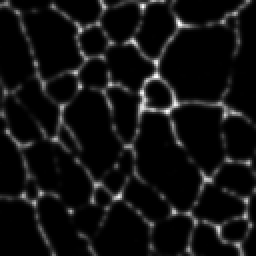
%> input picture img_1_decon_t000_green.tif, 128 x 128 px (shown 2 times larger)
$ octave --eval "result = Vessel2d('img_1_decon_t000_green.tif');"   (GNU Octave 9; MATLAB toolbox functions it lacks are replaced by stand-ins)
%> lines starting %> are read from the running program, lines starting %| are printed output that depends on the picture; in (x1, y1, x2, y2) boxes, pixels count from 0 and x2, y2 are one past the last pixel; in counts of white or black regions, pixels touching at a corner belong together; the program's own positions count from 1
function vessel = Vessel2d(filename)
%> called with filename = 'img_1_decon_t000_green.tif'

[Rootname,Path,~] = ExtractRootName(filename);

output_filename = [Path Rootname '_enhance.png'];

I = imread(filename);
%> I is the input picture: size 128x128 uint16; min 0, max 404, mean 27

% I = rgb2gray(I);

% preprocess the input a little bit
Ip = single(I);
thr = prctile(Ip(Ip(:)>0),1) * 0.9;
%> thr = 0.9
Ip(Ip<=thr) = thr;
Ip = Ip - min(Ip(:));
Ip = Ip ./ max(Ip(:));

% compute enhancement for two different tau values
%V1 = vesselness2D(Ip, 0.5:0.1:2.5, [1;1], 0.6, true);
V2 = vesselness2D(Ip, 0.5:0.5:1.5, [8;8], 0.2, true);
%V2 = vesselness2D(Ip, 0.5:0.5:2.5, [2;2], 0.6, true); - default

% imwrite(V1, output_filename, 'png');

op = imbinarize(V2);
imwrite(op, output_filename, 'png');
%imshow(op);


function [RootName,Path,Ext] = ExtractRootName(Name)
%% Function which extracts the extension (Ext), the folder name (Path) and the rootname from a string name of a file

% Find point and extract extension
IdxP = strfind(Name,'.');
if ~isempty(IdxP)
    IdxP = IdxP(end);
    Root = Name(1:IdxP-1);
    Ext = Name(IdxP:end);
else
    Root = Name;
    Ext = '';
end

% Find backslash and extract folder name
IdxSlash = strfind(Root,'\');
if ~isempty(IdxSlash)
    IdxSlash = IdxSlash(end);
    Path = Root(1:IdxSlash);
    RootName = Root(IdxSlash+1:end);
else
    Path = '';
    RootName = Root;
end


function vesselness = vesselness2D(I, sigmas, spacing, tau, brightondark)
%> called with sigmas = [0.5 1 1.5], spacing = [8; 8], tau = 0.2, brightondark = true
% calculates the vesselness probability map (local tubularity) of a 2D
% input image
%
% vesselness = vesselness2D(I, sigmas, spacing, tau, brightondark)
%
% inputs,
%   I : 2D image
%   sigmas : vector of scales on which the vesselness is computed
%   spacing : input image spacing resolution - during hessian matrix
%       computation, the gaussian filter kernel size in each dimension can
%       be adjusted to account for different image spacing for different
%       dimensions
%   tau : (between 0.5 and 1) : parameter that controls response uniformity
%       - lower tau -> more intense output response
%   brightondark: (true/false) : are vessels (tubular structures) bright on
%       dark background or dark on bright (default for 2D is false)
%
% outputs,
%   vesselness: maximum vesselness response over scales sigmas
%
% example:
%   V = vesselness2D(I, 1:5, [1;1], 1, false);
%
% Function written by T. Jerman, University of Ljubljana (October 2014)
% Based on code by D. Kroon, University of Twente (May 2009)

verbose = 1;

if nargin<5
    brightondark = false; % default mode for 2D is dark vessels compared to the background
end

I = single(I);

for j = 1:length(sigmas)

    if verbose
        disp(['Current filter scale (sigma): ' num2str(sigmas(j)) ]);
    end

    [~, Lambda2] = imageEigenvalues(I,sigmas(j),spacing,brightondark);
    if brightondark == true
        Lambda2 = -Lambda2;
    end

    % proposed filter at current scale
    Lambda3 = Lambda2;

    Lambda_rho = Lambda3;
    Lambda_rho(Lambda3 > 0 & Lambda3 <= tau .* max(Lambda3(:))) = tau .* max(Lambda3(:));
    Lambda_rho(Lambda3 <= 0) = 0;
    response = Lambda2.*Lambda2.*(Lambda_rho-Lambda2).* 27 ./ (Lambda2 + Lambda_rho).^3;

    response(Lambda2 >= Lambda_rho./2 & Lambda_rho > 0) = 1;
    response(Lambda2 <= 0 | Lambda_rho <= 0) = 0;
    response(~isfinite(response)) = 0;

    %max response over multiple scales
    if(j==1)
        vesselness = response;
    else
        vesselness = max(vesselness,response);
    end

    clear response Lambda2 Lambda3
end
%> this loop made 3 passes
%> pass 1, in Hessian2D, `Dy=gradient2(F,'y');`:
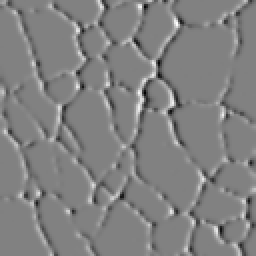
%> Dy: size 128x128 single (shown 2 times larger); min -0.403, max 0.392, mean -3.49e-05; drawn with min black and max white
%> pass 1, in Hessian2D, `Dyy=(gradient2(Dy,'y'));`:
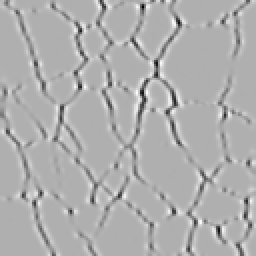
%> Dyy: size 128x128 single (shown 2 times larger); min -0.369, max 0.169, mean -1.32e-05; drawn with min black and max white
%> pass 1, in Hessian2D, `Dx=gradient2(F,'x');`:
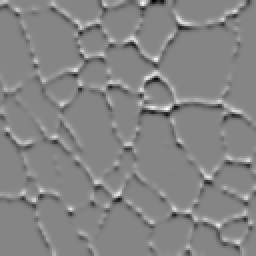
%> Dx: size 128x128 single (shown 2 times larger); min -0.422, max 0.385, mean -0.000473; drawn with min black and max white
%> pass 1, in Hessian2D, `Dxx=(gradient2(Dx,'x'));`:
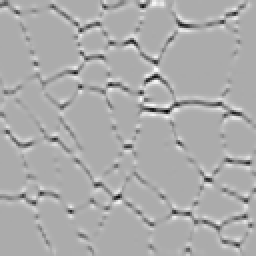
%> Dxx: size 128x128 single (shown 2 times larger); min -0.338, max 0.164, mean 0.000155; drawn with min black and max white
%> after the loop:
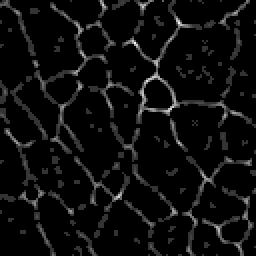
%> Lambda_rho: size 128x128 double (shown 2 times larger); min 0, max 1.05, mean 0.0535; drawn with min black and max white
%> after the loop:
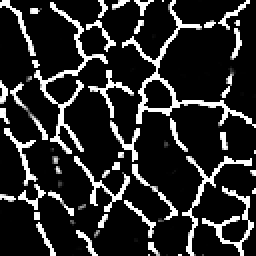
%> vesselness: size 128x128 double (shown 2 times larger); min 0, max 1, mean 0.158

vesselness = vesselness ./ max(vesselness(:)); % should not be really needed
vesselness(vesselness < 1e-2) = 0;
%> vesselness: size 128x128 double; 1.55% of pixels changed, all inside (x1, y1, x2, y2) = (0, 0, 128, 128)

function [Lambda1, Lambda2] = imageEigenvalues(I,sigma,spacing,brightondark)
% calculates the two eigenvalues for each voxel in a volume

% Calculate the 2D hessian
[Hxx, Hyy, Hxy] = Hessian2D(I,sigma,spacing);

% Correct for scaling
c=sigma.^2;
Hxx = c*Hxx;
Hxy = c*Hxy;
Hyy = c*Hyy;

% reduce computation by computing vesselness only where needed
% S.-F. Yang and C.-H. Cheng, “Fast computation of Hessian-based
% enhancement filters for medical images,” Comput. Meth. Prog. Bio., vol.
% 116, no. 3, pp. 215–225, 2014.
B1 = - (Hxx+Hyy);
B2 = Hxx .* Hyy - Hxy.^2;

T = ones(size(B1));

if brightondark == true
    T(B1<0) = 0;
    T(B2==0 & B1 == 0) = 0;
else
    T(B1>0) = 0;
    T(B2==0 & B1 == 0) = 0;
end

clear B1 B2;

indeces = find(T==1);

Hxx = Hxx(indeces);
Hyy = Hyy(indeces);
Hxy = Hxy(indeces);

% Calculate eigen values
[Lambda1i,Lambda2i]=eigvalOfHessian2D(Hxx,Hxy,Hyy);

clear Hxx Hyy Hxy;

Lambda1 = zeros(size(T));
Lambda2 = zeros(size(T));

Lambda1(indeces) = Lambda1i;
Lambda2(indeces) = Lambda2i;

% some noise removal
Lambda1(~isfinite(Lambda1)) = 0;
Lambda2(~isfinite(Lambda2)) = 0;

Lambda1(abs(Lambda1) < 1e-4) = 0;
Lambda2(abs(Lambda2) < 1e-4) = 0;


function [Dxx, Dyy, Dxy] = Hessian2D(I,Sigma,spacing)
%  filters the image with an Gaussian kernel
%  followed by calculation of 2nd order gradients, which aprroximates the
%  2nd order derivatives of the image.
%
% [Dxx, Dyy, Dxy] = Hessian2D(I,Sigma,spacing)
%
% inputs,
%   I : The image, class preferable double or single
%   Sigma : The sigma of the gaussian kernel used. If sigma is zero
%           no gaussian filtering.
%   spacing : input image spacing
%
% outputs,
%   Dxx, Dyy, Dxy: The 2nd derivatives

if nargin < 3, Sigma = 1; end

if(Sigma>0)
    F=imgaussian(I,Sigma,spacing);
else
    F=I;
end

% Create first and second order diferentiations
Dy=gradient2(F,'y');
Dyy=(gradient2(Dy,'y'));
clear Dy;

Dx=gradient2(F,'x');
Dxx=(gradient2(Dx,'x'));
Dxy=(gradient2(Dx,'y'));
clear Dx;

function D = gradient2(F,option)
% Example:
%
% Fx = gradient2(F,'x');

[k,l] = size(F);
D  = zeros(size(F),class(F));

switch lower(option)
case 'x'
    % Take forward differences on left and right edges
    D(1,:) = (F(2,:) - F(1,:));
    D(k,:) = (F(k,:) - F(k-1,:));
    % Take centered differences on interior points
    D(2:k-1,:) = (F(3:k,:)-F(1:k-2,:))/2;
case 'y'
    D(:,1) = (F(:,2) - F(:,1));
    D(:,l) = (F(:,l) - F(:,l-1));
    D(:,2:l-1) = (F(:,3:l)-F(:,1:l-2))/2;
otherwise
    disp('Unknown option')
end

function I=imgaussian(I,sigma,spacing,siz)
% IMGAUSSIAN filters an 1D, 2D color/greyscale or 3D image with an
% Gaussian filter. This function uses for filtering IMFILTER or if
% compiled the fast  mex code imgaussian.c . Instead of using a
% multidimensional gaussian kernel, it uses the fact that a Gaussian
% filter can be separated in 1D gaussian kernels.
%
% J=IMGAUSSIAN(I,SIGMA,SIZE)
%
% inputs,
%   I: 2D input image
%   SIGMA: The sigma used for the Gaussian kernel
%   SPACING: input image spacing
%   SIZ: Kernel size (single value) (default: sigma*6)
%
% outputs,
%   I: The gaussian filtered image
%

if(~exist('siz','var')), siz=sigma*6; end

if(sigma>0)

    % Filter each dimension with the 1D Gaussian kernels\
    x=-ceil(siz/spacing(1)/2):ceil(siz/spacing(1)/2);
    H = exp(-(x.^2/(2*(sigma/spacing(1))^2)));
    H = H/sum(H(:));
    Hx=reshape(H,[length(H) 1]);

    x=-ceil(siz/spacing(2)/2):ceil(siz/spacing(2)/2);
    H = exp(-(x.^2/(2*(sigma/spacing(2))^2)));
    H = H/sum(H(:));
    Hy=reshape(H,[1 length(H)]);

    I=imfilter(imfilter(I,Hx, 'same' ,'replicate'),Hy, 'same' ,'replicate');
end

function [Lambda1,Lambda2]=eigvalOfHessian2D(Dxx,Dxy,Dyy)
% This function calculates the eigen values from the
% hessian matrix, sorted by abs value

% Compute the eigenvectors of J, v1 and v2
tmp = sqrt((Dxx - Dyy).^2 + 4*Dxy.^2);

% Compute the eigenvalues
mu1 = 0.5*(Dxx + Dyy + tmp);
mu2 = 0.5*(Dxx + Dyy - tmp);

% Sort eigen values by absolute value abs(Lambda1)<abs(Lambda2)
check=abs(mu1)>abs(mu2);

Lambda1=mu1; Lambda1(check)=mu2(check);
Lambda2=mu2; Lambda2(check)=mu1(check);
%> in Vessel2d, `op = imbinarize(V2);`:
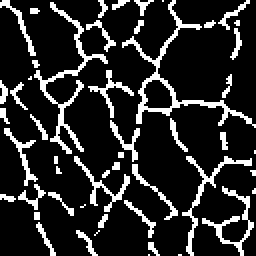
%> op: size 128x128 logical (shown 2 times larger); 16% white in thin lines or dots
%> (the run ends here)

$ run again, on C4_decon_t000_overlay.tif
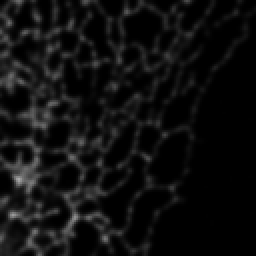
%> input picture C4_decon_t000_overlay.tif, 128 x 128 px (shown 2 times larger)
%> in Vessel2d, I is the input picture: size 128x128 uint16; min 0, max 170, mean 15.3
%> thr = 0.9
%> the loop in vesselness2D, `for j = 1:length(sigmas)` made 3 passes
%> pass 1, in Hessian2D, `Dxx=(gradient2(Dx,'x'));`:
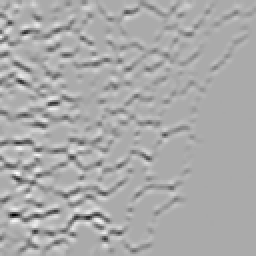
%> Dxx: size 128x128 single (shown 2 times larger); min -0.245, max 0.123, mean 0.000115; drawn with min black and max white
%> in Vessel2d, `op = imbinarize(V2);`:
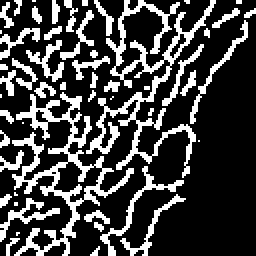
%> op: size 128x128 logical (shown 2 times larger); 25.9% white in thin lines or dots

$ run again, on R1_decon_t000_overlay.tif
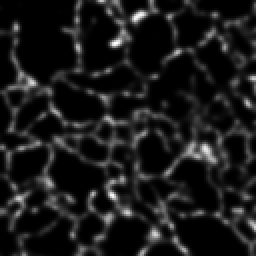
%> input picture R1_decon_t000_overlay.tif, 128 x 128 px (shown 2 times larger)
%> in Vessel2d, I is the input picture: size 128x128 uint16; min 0, max 396, mean 40.3
%> thr = 0.9
%> after the loop in vesselness2D, `for j = 1:length(sigmas)`:
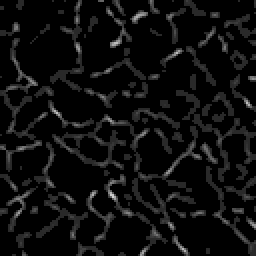
%> Lambda_rho: size 128x128 double (shown 2 times larger); min 0, max 0.818, mean 0.0544
%> in Vessel2d, `op = imbinarize(V2);`:
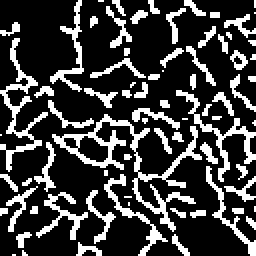
%> op: size 128x128 logical (shown 2 times larger); 24.2% white in thin lines or dots
